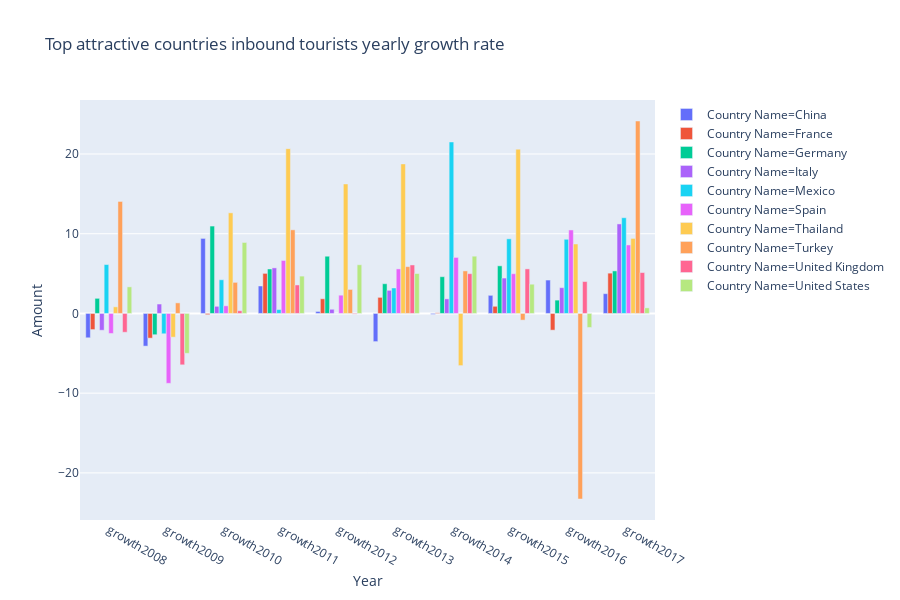

Source (notebook cell):
### Code cell
#make the bar plot of the country's inbound tourists growth
growth_bar = px.bar(growth_inbound_data, 
                         x="Year", 
                         y="Amount", 
                         color="Country Name", 
                         hover_name="Country Name",
                         #make grouped bar code
                         barmode="group",
                         title="Top attractive countries inbound tourists yearly growth rate")
growth_bar
#plotly.offline.plot(growth_bar, filename="growth_bar")

### Figure 1 — Plotly figure (JSON) as saved in the notebook; plotly's stock layout.template omitted (floating-point values rounded to 4 significant figures)
{"data": [{"alignmentgroup": "True", "hoverlabel": {"namelength": 0}, "hovertemplate": "<b>%{hovertext}</b><br><br>Country Name=China<br>Year=%{x}<br>Amount=%{y}", "hovertext": ["China", "China", "China", "China", "China", "China", "China", "China", "China", "China"], "legendgroup": "Country Name=China", "marker": {"color": "#636efa"}, "name": "Country Name=China", "offsetgroup": "Country Name=China", "orientation": "v", "showlegend": true, "textposition": "auto", "type": "bar", "uid": "890700f6-92da-4aa2-93b4-4ab6bd2129a2", "x": ["growth2008", "growth2009", "growth2010", "growth2011", "growth2012", "growth2013", "growth2014", "growth2015", "growth2016", "growth2017"], "xaxis": "x", "y": [-3.054, -4.098, 9.413, 3.444, 0.2501, -3.532, -0.1149, 2.272, 4.191, 2.48], "yaxis": "y"}, {"alignmentgroup": "True", "hoverlabel": {"namelength": 0}, "hovertemplate": "<b>%{hovertext}</b><br><br>Country Name=France<br>Year=%{x}<br>Amount=%{y}", "hovertext": ["France", "France", "France", "France", "France", "France", "France", "France", "France", "France"], "legendgroup": "Country Name=France", "marker": {"color": "#EF553B"}, "name": "Country Name=France", "offsetgroup": "Country Name=France", "orientation": "v", "showlegend": true, "textposition": "auto", "type": "bar", "uid": "d760d096-9bfe-4da1-9d9c-43c0a3361af9", "x": ["growth2008", "growth2009", "growth2010", "growth2011", "growth2012", "growth2013", "growth2014", "growth2015", "growth2016", "growth2017"], "xaxis": "x", "y": [-2.022, -3.098, -0.1524, 5.026, 1.84, 2.018, 0.08011, 0.8972, -2.096, 5.054], "yaxis": "y"}, {"alignmentgroup": "True", "hoverlabel": {"namelength": 0}, "hovertemplate": "<b>%{hovertext}</b><br><br>Country Name=Germany<br>Year=%{x}<br>Amount=%{y}", "hovertext": ["Germany", "Germany", "Germany", "Germany", "Germany", "Germany", "Germany", "Germany", "Germany", "Germany"], "legendgroup": "Country Name=Germany", "marker": {"color": "#00cc96"}, "name": "Country Name=Germany", "offsetgroup": "Country Name=Germany", "orientation": "v", "showlegend": true, "textposition": "auto", "type": "bar", "uid": "26e1b82d-8792-4c8a-9e07-069c77d22482", "x": ["growth2008", "growth2009", "growth2010", "growth2011", "growth2012", "growth2013", "growth2014", "growth2015", "growth2016", "growth2017"], "xaxis": "x", "y": [1.896, -2.668, 10.96, 5.578, 7.179, 3.729, 4.609, 5.973, 1.673, 5.335], "yaxis": "y"}, {"alignmentgroup": "True", "hoverlabel": {"namelength": 0}, "hovertemplate": "<b>%{hovertext}</b><br><br>Country Name=Italy<br>Year=%{x}<br>Amount=%{y}", "hovertext": ["Italy", "Italy", "Italy", "Italy", "Italy", "Italy", "Italy", "Italy", "Italy", "Italy"], "legendgroup": "Country Name=Italy", "marker": {"color": "#ab63fa"}, "name": "Country Name=Italy", "offsetgroup": "Country Name=Italy", "orientation": "v", "showlegend": true, "textposition": "auto", "type": "bar", "uid": "4d2fbd19-f353-407a-8c45-d813346d6d22", "x": ["growth2008", "growth2009", "growth2010", "growth2011", "growth2012", "growth2013", "growth2014", "growth2015", "growth2016", "growth2017"], "xaxis": "x", "y": [-2.107, 1.182, 0.895, 5.714, 0.5226, 2.899, 1.828, 4.438, 3.233, 11.23], "yaxis": "y"}, {"alignmentgroup": "True", "hoverlabel": {"namelength": 0}, "hovertemplate": "<b>%{hovertext}</b><br><br>Country Name=Mexico<br>Year=%{x}<br>Amount=%{y}", "hovertext": ["Mexico", "Mexico", "Mexico", "Mexico", "Mexico", "Mexico", "Mexico", "Mexico", "Mexico", "Mexico"], "legendgroup": "Country Name=Mexico", "marker": {"color": "#19d3f3"}, "name": "Country Name=Mexico", "offsetgroup": "Country Name=Mexico", "orientation": "v", "showlegend": true, "textposition": "auto", "type": "bar", "uid": "dbf2fec7-9dc9-47c5-9d30-068df5f6f1e3", "x": ["growth2008", "growth2009", "growth2010", "growth2011", "growth2012", "growth2013", "growth2014", "growth2015", "growth2016", "growth2017"], "xaxis": "x", "y": [6.133, -2.551, 4.224, 0.4852, 0, 3.196, 21.51, 9.361, 9.304, 12.01], "yaxis": "y"}, {"alignmentgroup": "True", "hoverlabel": {"namelength": 0}, "hovertemplate": "<b>%{hovertext}</b><br><br>Country Name=Spain<br>Year=%{x}<br>Amount=%{y}", "hovertext": ["Spain", "Spain", "Spain", "Spain", "Spain", "Spain", "Spain", "Spain", "Spain", "Spain"], "legendgroup": "Country Name=Spain", "marker": {"color": "#e763fa"}, "name": "Country Name=Spain", "offsetgroup": "Country Name=Spain", "orientation": "v", "showlegend": true, "textposition": "auto", "type": "bar", "uid": "d29b01d3-c929-4cd6-b449-aca51420c22e", "x": ["growth2008", "growth2009", "growth2010", "growth2011", "growth2012", "growth2013", "growth2014", "growth2015", "growth2016", "growth2017"], "xaxis": "x", "y": [-2.513, -8.767, 0.9563, 6.644, 2.291, 5.588, 7.028, 4.983, 10.47, 8.592], "yaxis": "y"}, {"alignmentgroup": "True", "hoverlabel": {"namelength": 0}, "hovertemplate": "<b>%{hovertext}</b><br><br>Country Name=Thailand<br>Year=%{x}<br>Amount=%{y}", "hovertext": ["Thailand", "Thailand", "Thailand", "Thailand", "Thailand", "Thailand", "Thailand", "Thailand", "Thailand", "Thailand"], "legendgroup": "Country Name=Thailand", "marker": {"color": "#fecb52"}, "name": "Country Name=Thailand", "offsetgroup": "Country Name=Thailand", "orientation": "v", "showlegend": true, "textposition": "auto", "type": "bar", "uid": "28647489-5560-4a1b-9e95-87d4c99289e5", "x": ["growth2008", "growth2009", "growth2010", "growth2011", "growth2012", "growth2013", "growth2014", "growth2015", "growth2016", "growth2017"], "xaxis": "x", "y": [0.8296, -2.976, 12.62, 20.67, 16.25, 18.76, -6.543, 20.61, 8.712, 9.413], "yaxis": "y"}, {"alignmentgroup": "True", "hoverlabel": {"namelength": 0}, "hovertemplate": "<b>%{hovertext}</b><br><br>Country Name=Turkey<br>Year=%{x}<br>Amount=%{y}", "hovertext": ["Turkey", "Turkey", "Turkey", "Turkey", "Turkey", "Turkey", "Turkey", "Turkey", "Turkey", "Turkey"], "legendgroup": "Country Name=Turkey", "marker": {"color": "#ffa15a"}, "name": "Country Name=Turkey", "offsetgroup": "Country Name=Turkey", "orientation": "v", "showlegend": true, "textposition": "auto", "type": "bar", "uid": "4e3168ab-2493-4ddb-a08a-9e642e2fc5f9", "x": ["growth2008", "growth2009", "growth2010", "growth2011", "growth2012", "growth2013", "growth2014", "growth2015", "growth2016", "growth2017"], "xaxis": "x", "y": [14.05, 1.326, 3.899, 10.49, 3.013, 5.874, 5.334, -0.8365, -23.28, 24.14], "yaxis": "y"}, {"alignmentgroup": "True", "hoverlabel": {"namelength": 0}, "hovertemplate": "<b>%{hovertext}</b><br><br>Country Name=United Kingdom<br>Year=%{x}<br>Amount=%{y}", "hovertext": ["United Kingdom", "United Kingdom", "United Kingdom", "United Kingdom", "United Kingdom", "United Kingdom", "United Kingdom", "United Kingdom", "United Kingdom", "United Kingdom"], "legendgroup": "Country Name=United Kingdom", "marker": {"color": "#ff6692"}, "name": "Country Name=United Kingdom", "offsetgroup": "Country Name=United Kingdom", "orientation": "v", "showlegend": true, "textposition": "auto", "type": "bar", "uid": "85217988-bdfd-4f06-87b0-c205d9724ea8", "x": ["growth2008", "growth2009", "growth2010", "growth2011", "growth2012", "growth2013", "growth2014", "growth2015", "growth2016", "growth2017"], "xaxis": "x", "y": [-2.358, -6.446, 0.3404, 3.573, -0.08189, 6.082, 4.99, 5.59, 4.002, 5.129], "yaxis": "y"}, {"alignmentgroup": "True", "hoverlabel": {"namelength": 0}, "hovertemplate": "<b>%{hovertext}</b><br><br>Country Name=United States<br>Year=%{x}<br>Amount=%{y}", "hovertext": ["United States", "United States", "United States", "United States", "United States", "United States", "United States", "United States", "United States", "United States"], "legendgroup": "Country Name=United States", "marker": {"color": "#b6e880"}, "name": "Country Name=United States", "offsetgroup": "Country Name=United States", "orientation": "v", "showlegend": true, "textposition": "auto", "type": "bar", "uid": "ffddc17b-aafc-4e66-9176-73eb0e6c0d66", "x": ["growth2008", "growth2009", "growth2010", "growth2011", "growth2012", "growth2013", "growth2014", "growth2015", "growth2016", "growth2017"], "xaxis": "x", "y": [3.335, -5.006, 8.905, 4.684, 6.106, 5.008, 7.182, 3.668, -1.758, 0.6989], "yaxis": "y"}], "layout": {"barmode": "group", "grid": {"xaxes": ["x"], "xgap": 0.1, "xside": "bottom", "yaxes": ["y"], "ygap": 0.1, "yside": "left"}, "height": 600, "legend": {"tracegroupgap": 0}, "title": {"text": "Top attractive countries inbound tourists yearly growth rate"}, "xaxis": {"title": {"text": "Year"}}, "yaxis": {"title": {"text": "Amount"}}}}
